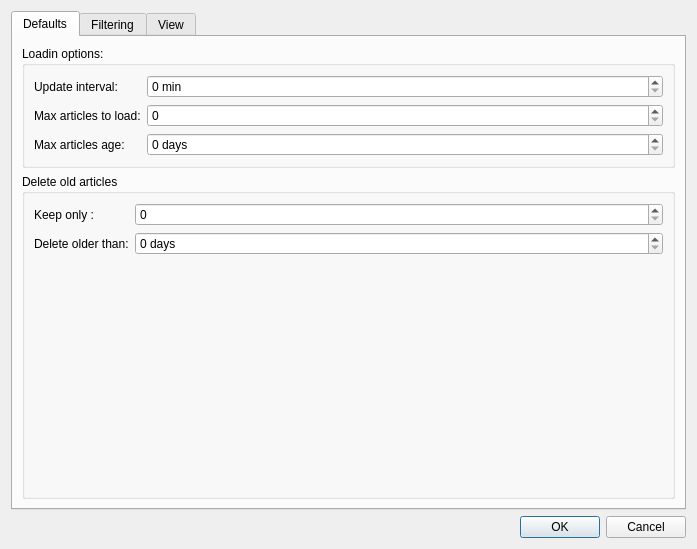
<?xml version="1.0" encoding="UTF-8"?>
<ui version="4.0">
 <class>DlgPreferences</class>
 <widget class="QDialog" name="DlgPreferences">
  <property name="windowModality">
   <enum>Qt::ApplicationModal</enum>
  </property>
  <property name="geometry">
   <rect>
    <x>0</x>
    <y>0</y>
    <width>697</width>
    <height>549</height>
   </rect>
  </property>
  <property name="windowTitle">
   <string>Preferences</string>
  </property>
  <property name="locale">
   <locale language="C" country="AnyCountry"/>
  </property>
  <layout class="QVBoxLayout" name="verticalLayout">
   <item>
    <widget class="QTabWidget" name="tabWidget">
     <property name="currentIndex">
      <number>0</number>
     </property>
     <widget class="QWidget" name="tab">
      <attribute name="title">
       <string>Defaults</string>
      </attribute>
      <layout class="QVBoxLayout" name="verticalLayout_2" stretch="0,1">
       <item>
        <widget class="QGroupBox" name="groupBox">
         <property name="sizePolicy">
          <sizepolicy hsizetype="Expanding" vsizetype="Expanding">
           <horstretch>0</horstretch>
           <verstretch>0</verstretch>
          </sizepolicy>
         </property>
         <property name="title">
          <string>Loadin options:</string>
         </property>
         <layout class="QFormLayout" name="formLayout_3">
          <property name="fieldGrowthPolicy">
           <enum>QFormLayout::AllNonFixedFieldsGrow</enum>
          </property>
          <item row="1" column="0">
           <widget class="QLabel" name="label">
            <property name="locale">
             <locale language="C" country="AnyCountry"/>
            </property>
            <property name="text">
             <string>Max articles to load:</string>
            </property>
           </widget>
          </item>
          <item row="1" column="1">
           <widget class="QSpinBox" name="sb_max_art_load">
            <property name="toolTip">
             <string>&lt;html&gt;&lt;head/&gt;&lt;body&gt;&lt;p&gt;(0 - load all)&lt;/p&gt;&lt;/body&gt;&lt;/html&gt;</string>
            </property>
            <property name="locale">
             <locale language="C" country="AnyCountry"/>
            </property>
            <property name="minimum">
             <number>0</number>
            </property>
            <property name="maximum">
             <number>99999</number>
            </property>
           </widget>
          </item>
          <item row="2" column="0">
           <widget class="QLabel" name="label_3">
            <property name="locale">
             <locale language="C" country="AnyCountry"/>
            </property>
            <property name="text">
             <string>Max articles age:</string>
            </property>
           </widget>
          </item>
          <item row="2" column="1">
           <widget class="QSpinBox" name="sb_max_age_load">
            <property name="toolTip">
             <string>&lt;html&gt;&lt;head/&gt;&lt;body&gt;&lt;p&gt;(0 -  load all)&lt;/p&gt;&lt;/body&gt;&lt;/html&gt;</string>
            </property>
            <property name="locale">
             <locale language="C" country="AnyCountry"/>
            </property>
            <property name="suffix">
             <string> days</string>
            </property>
            <property name="minimum">
             <number>0</number>
            </property>
            <property name="maximum">
             <number>9999</number>
            </property>
           </widget>
          </item>
          <item row="0" column="0">
           <widget class="QLabel" name="label_2">
            <property name="text">
             <string>Update interval:</string>
            </property>
           </widget>
          </item>
          <item row="0" column="1">
           <widget class="QSpinBox" name="sb_update_interval">
            <property name="suffix">
             <string> min</string>
            </property>
            <property name="maximum">
             <number>50000</number>
            </property>
            <property name="singleStep">
             <number>5</number>
            </property>
           </widget>
          </item>
         </layout>
        </widget>
       </item>
       <item>
        <widget class="QGroupBox" name="gb_delete_art">
         <property name="locale">
          <locale language="C" country="AnyCountry"/>
         </property>
         <property name="title">
          <string>Delete old articles</string>
         </property>
         <property name="checkable">
          <bool>false</bool>
         </property>
         <layout class="QFormLayout" name="formLayout">
          <item row="0" column="0">
           <widget class="QLabel" name="label_4">
            <property name="locale">
             <locale language="C" country="AnyCountry"/>
            </property>
            <property name="text">
             <string>Keep only :</string>
            </property>
           </widget>
          </item>
          <item row="0" column="1">
           <widget class="QSpinBox" name="sb_art_keep_num">
            <property name="toolTip">
             <string>&lt;html&gt;&lt;head/&gt;&lt;body&gt;&lt;p&gt;(0 - keep all)&lt;/p&gt;&lt;/body&gt;&lt;/html&gt;</string>
            </property>
            <property name="locale">
             <locale language="C" country="AnyCountry"/>
            </property>
            <property name="maximum">
             <number>99999</number>
            </property>
           </widget>
          </item>
          <item row="1" column="0">
           <widget class="QLabel" name="label_5">
            <property name="locale">
             <locale language="C" country="AnyCountry"/>
            </property>
            <property name="text">
             <string>Delete older than:</string>
            </property>
           </widget>
          </item>
          <item row="1" column="1">
           <widget class="QSpinBox" name="sb_art_keep_age">
            <property name="toolTip">
             <string>&lt;html&gt;&lt;head/&gt;&lt;body&gt;&lt;p&gt;(0 - keep all)&lt;/p&gt;&lt;/body&gt;&lt;/html&gt;</string>
            </property>
            <property name="locale">
             <locale language="C" country="AnyCountry"/>
            </property>
            <property name="suffix">
             <string> days</string>
            </property>
            <property name="maximum">
             <number>9999</number>
            </property>
           </widget>
          </item>
         </layout>
        </widget>
       </item>
      </layout>
     </widget>
     <widget class="QWidget" name="tab_2">
      <attribute name="title">
       <string>Filtering</string>
      </attribute>
      <layout class="QVBoxLayout" name="verticalLayout_3">
       <item>
        <layout class="QFormLayout" name="formLayout_2">
         <property name="fieldGrowthPolicy">
          <enum>QFormLayout::AllNonFixedFieldsGrow</enum>
         </property>
         <item row="0" column="0">
          <widget class="QLabel" name="label_6">
           <property name="locale">
            <locale language="C" country="AnyCountry"/>
           </property>
           <property name="text">
            <string>Default, minimal score for accepted articles: </string>
           </property>
          </widget>
         </item>
         <item row="0" column="1">
          <widget class="QDoubleSpinBox" name="sp_minial_score">
           <property name="decimals">
            <number>1</number>
           </property>
           <property name="minimum">
            <double>-100.000000000000000</double>
           </property>
           <property name="maximum">
            <double>100.000000000000000</double>
           </property>
          </widget>
         </item>
        </layout>
       </item>
       <item>
        <widget class="QGroupBox" name="gb_filter">
         <property name="title">
          <string>Global filters</string>
         </property>
         <property name="checkable">
          <bool>false</bool>
         </property>
         <layout class="QVBoxLayout" name="verticalLayout_6">
          <item>
           <layout class="QHBoxLayout" name="horizontalLayout_2">
            <item>
             <widget class="QListWidget" name="lv_filters"/>
            </item>
            <item>
             <layout class="QVBoxLayout" name="verticalLayout_5">
              <item>
               <spacer name="verticalSpacer">
                <property name="orientation">
                 <enum>Qt::Vertical</enum>
                </property>
                <property name="sizeHint" stdset="0">
                 <size>
                  <width>20</width>
                  <height>40</height>
                 </size>
                </property>
               </spacer>
              </item>
              <item>
               <widget class="QPushButton" name="b_add_filter">
                <property name="locale">
                 <locale language="C" country="AnyCountry"/>
                </property>
                <property name="text">
                 <string>Add</string>
                </property>
               </widget>
              </item>
              <item>
               <widget class="QPushButton" name="b_remove_filter">
                <property name="locale">
                 <locale language="C" country="AnyCountry"/>
                </property>
                <property name="text">
                 <string>Remove</string>
                </property>
               </widget>
              </item>
             </layout>
            </item>
           </layout>
          </item>
         </layout>
        </widget>
       </item>
      </layout>
     </widget>
     <widget class="QWidget" name="tab_3">
      <attribute name="title">
       <string>View</string>
      </attribute>
      <layout class="QVBoxLayout" name="verticalLayout_7">
       <item>
        <widget class="QGroupBox" name="ArticlebaseCSS">
         <property name="title">
          <string>Article base CSS</string>
         </property>
         <layout class="QVBoxLayout" name="verticalLayout_4">
          <item>
           <widget class="QPlainTextEdit" name="t_base_css"/>
          </item>
         </layout>
        </widget>
       </item>
      </layout>
     </widget>
    </widget>
   </item>
   <item>
    <widget class="QDialogButtonBox" name="buttonBox">
     <property name="orientation">
      <enum>Qt::Horizontal</enum>
     </property>
     <property name="standardButtons">
      <set>QDialogButtonBox::Cancel|QDialogButtonBox::Ok</set>
     </property>
    </widget>
   </item>
  </layout>
 </widget>
 <resources/>
 <connections>
  <connection>
   <sender>buttonBox</sender>
   <signal>accepted()</signal>
   <receiver>DlgPreferences</receiver>
   <slot>accept()</slot>
   <hints>
    <hint type="sourcelabel">
     <x>248</x>
     <y>254</y>
    </hint>
    <hint type="destinationlabel">
     <x>157</x>
     <y>274</y>
    </hint>
   </hints>
  </connection>
  <connection>
   <sender>buttonBox</sender>
   <signal>rejected()</signal>
   <receiver>DlgPreferences</receiver>
   <slot>reject()</slot>
   <hints>
    <hint type="sourcelabel">
     <x>316</x>
     <y>260</y>
    </hint>
    <hint type="destinationlabel">
     <x>286</x>
     <y>274</y>
    </hint>
   </hints>
  </connection>
 </connections>
</ui>
